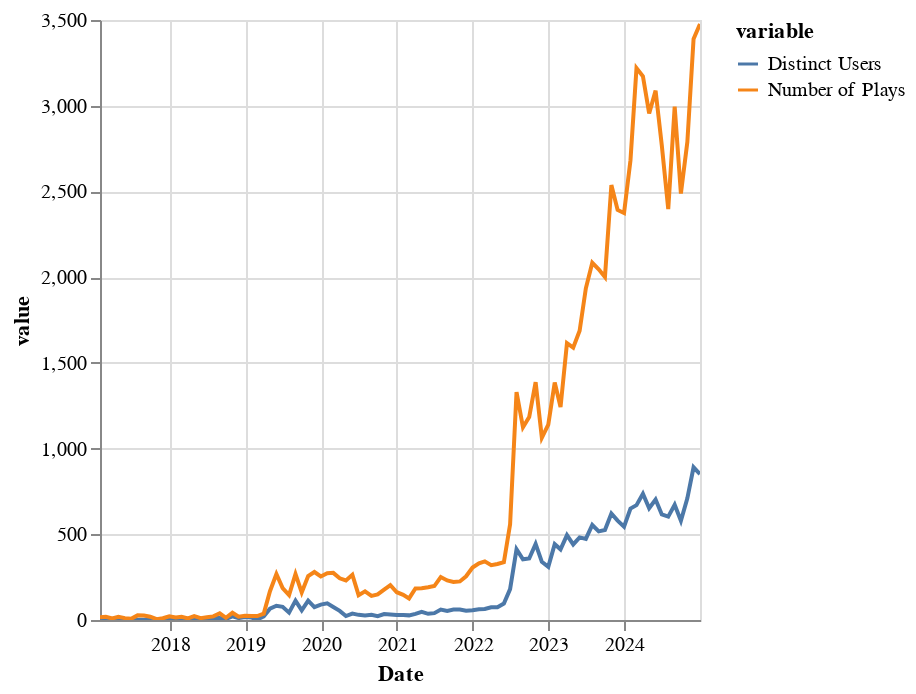

Notebook cell for this chart:
### Code cell
df.unpivot(
    ['Distinct Users', 'Number of Plays'],
    index='Date'
).plot.line(
    x='Date',
    y='value',
    color='variable'
)

### Figure 1 — Vega-Lite specification as saved in the notebook (floating-point values rounded to 4 significant figures; data arrays with more than 128 entries replaced by an {"elided": "..."} marker saying what was removed)
{"config": {"view": {"continuousWidth": 300, "continuousHeight": 300}}, "data": {"name": "data-3a3902a309302b8dec6c8aa738a7e60a"}, "mark": {"type": "line", "tooltip": true}, "encoding": {"color": {"field": "variable", "type": "nominal"}, "x": {"field": "Date", "type": "temporal"}, "y": {"field": "value", "type": "quantitative"}}, "params": [{"name": "param_2", "select": {"type": "interval", "encodings": ["x", "y"]}, "bind": "scales"}], "$schema": "https://vega.github.io/schema/vega-lite/v5.20.1.json", "datasets": {"data-3a3902a309302b8dec6c8aa738a7e60a": {"elided": "192 records"}}}
